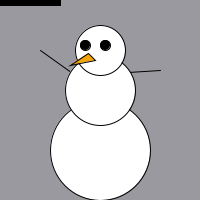
Frame 1 (no input)
Frame 60 (the mouse pressed at the canvas centre just before this capture): identical to frame 1, image omitted
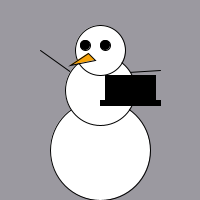
Frame 120 (the mouse held since frame 60 and released just before this capture)

The Processing sketch that drew these frames (run headless with seeded random() and noise(); from frame 60 on, the mouse is pressed at the canvas centre):

// Processing sketch: processing_25596
// ── processing_25596.pde

//Clarisse Djaja First Sketch
//01.02.2011

void setup(){
size(200,200);
smooth();
}


void draw(){
background(155,153,160);

///left hand
line(40,50,75,75);

///right hand
line(160,70,80,75);

///body
fill(255);
ellipseMode(CENTER);
ellipse(100,150,100,100);

///body
fill(255);
ellipseMode(CENTER);
ellipse(100,90,70,70);

///head
fill(255);
ellipseMode(CENTER);
ellipse(100,50,50,50);

///hat
fill(0);
stroke(0);
rect(mouseX,mouseY,60,5);

///top hat
fill(0);
stroke(0);
rect(mouseX+5,mouseY-25,50,30);

///left eye
fill(0);
ellipseMode(CORNER);
ellipse(80,40,10,10);

///right eye
fill(0);
ellipseMode(CORNER);
ellipse(100,40,10,10);

///nose;
fill(245,163,10);
triangle(95,60,70,65,88,53);
}
